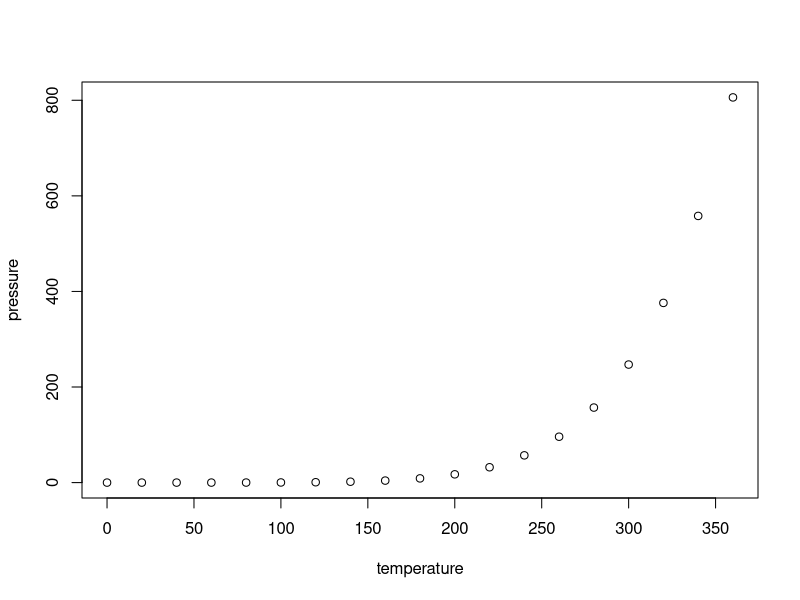
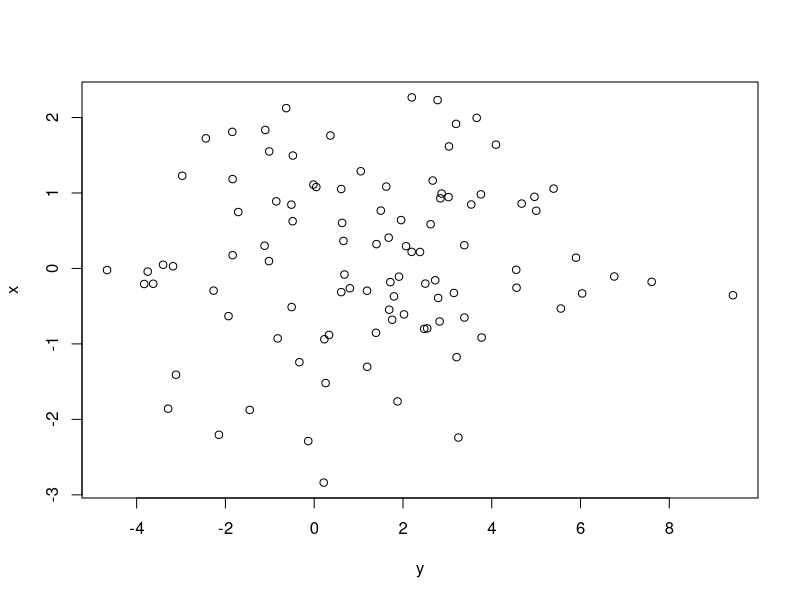

Source code (R) for these figures, in order:
## ---- chunk 1
knitr::opts_chunk$set(echo = TRUE)
## ---- chunk 2
summary(cars)
## ---- chunk 3
plot(pressure)
## ---- chunk 4
x <- rnorm (100, 0, 1)
y <- rnorm (100, 2, 3)
plot(x~y)

## ---- chunk 5



